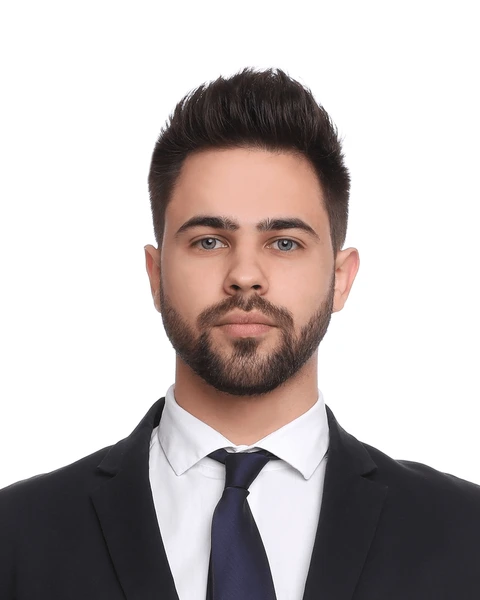
#> input picture photo.jpg, 480 x 600 px
$ jupyter execute Workshop_1.ipynb
#> lines starting #> are read from the running program, lines starting #| are printed output that depends on the picture; after the words box and inside, x2 and y2 are one past the last pixel; in counts of white or black regions, pixels touching at a corner belong together
[cell 1]
import cv2
import numpy as np
import matplotlib.pyplot as plt

[cell 2]
faceImage = cv2.imread('photo.jpg')
#> faceImage is the input picture: shape (600, 480, 3); mean B, G, R 181.3, 182.1, 189.8
plt.imshow(faceImage[:,:,::-1])
plt.title("Face Image")

[cell 3]
faceImage.shape
#> Out = (600, 480, 3)

[cell 4]
glassPNG = cv2.imread('sunglass_1.png',-1)
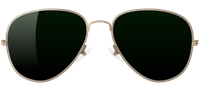
#> input picture sunglass_1.png, 200 x 91 px
#> glassPNG is the input picture: shape (91, 200, 4); mean B, G, R, A 130.5, 136, 132.7, 137.6
plt.imshow(glassPNG[:,:,::-1])
plt.title("glassPNG")
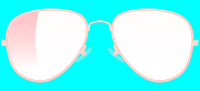
#> shown: shape (91, 200, 4); mean R, G, B, A 137.6, 132.7, 136, 130.5; transparent parts drawn white

[cell 5]
glassPNG = cv2.resize(glassPNG,(190,50))
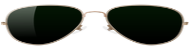
#> glassPNG: shape (50, 190, 4); mean B, G, R, A 130.5, 135.9, 132.7, 137.5
print("image Dimension ={}".format(glassPNG.shape))
#| image Dimension =(50, 190, 4)

[cell 6]
glassBGR = glassPNG[:,:,0:3]
glassMask1 = glassPNG[:,:,3]

[cell 7]
plt.figure(figsize=[15,15])
plt.subplot(121);plt.imshow(glassBGR[:,:,::-1]);plt.title('Sunglass Color channels');
plt.subplot(122);plt.imshow(glassMask1,cmap='gray');plt.title('Sunglass Alpha channel');
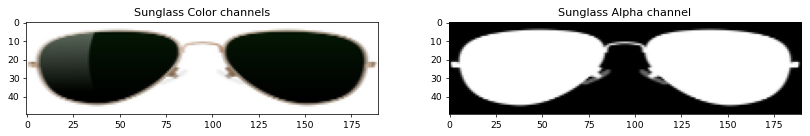
#> figure drawn by matplotlib, 2 panels

[cell 8]
# Make a copy
#faceWithGlassesNaive = resized_faceImage.copy()
faceWithGlassesNaive = faceImage.copy()

# Replace the eye region with the sunglass image
faceWithGlassesNaive[225:275,155:345]=glassBGR
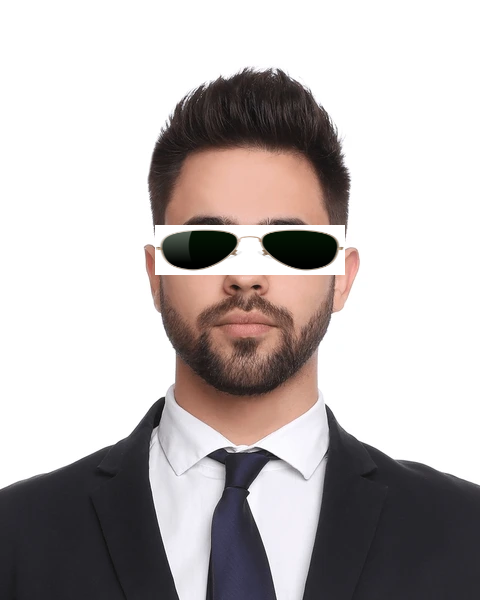
#> faceWithGlassesNaive: shape (600, 480, 3); 3.3% of pixels changed, all inside (x1, y1, x2, y2) = (155, 225, 345, 275)

plt.imshow(faceWithGlassesNaive[...,::-1])

[cell 9]
# Make the dimensions of the mask same as the input image.
# Since Face Image is a 3-channel image, we create a 3 channel image for the mask
glassMask = cv2.merge((glassMask1,glassMask1,glassMask1))

# Make the values [0,1] since we are using arithmetic operations
glassMask = np.uint8(glassMask/255)
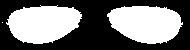
#> glassMask: shape (50, 190, 3); values 0 (black) and 1 (white), 45.9% white; 3 white regions (1 under 20 px), largest, box (x1, y1, x2, y2) and area: (6, 5, 82, 44) 2185, (107, 6, 183, 44) 2178

# Make a copy
faceWithGlassesArithmetic = faceImage.copy()

# Get the eye region from the face image
eyeROI= faceWithGlassesArithmetic[225:275,150:340]

# Use the mask to create the masked eye region
maskedEye = cv2.multiply(eyeROI,(1-  glassMask ))

# Use the mask to create the masked sunglass region
maskedGlass = cv2.multiply(glassBGR,glassMask)

# Combine the Sunglass in the Eye Region to get the augmented image
eyeRoiFinal = cv2.add(maskedEye, maskedGlass)
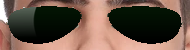
#> eyeRoiFinal: shape (50, 190, 3); mean B, G, R 70.5, 83.2, 103.7

# Display the intermediate results
plt.figure(figsize=[20,20])
plt.subplot(131);plt.imshow(maskedEye[...,::-1]);plt.title("Masked Eye Region")
plt.subplot(132);plt.imshow(maskedGlass[...,::-1]);plt.title("Masked Sunglass Region")
plt.subplot(133);plt.imshow(eyeRoiFinal[...,::-1]);plt.title("Augmented Eye and Sunglass")
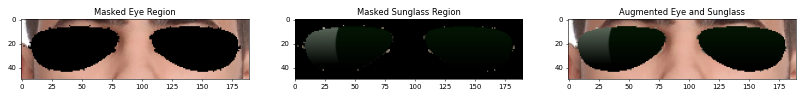
#> figure drawn by matplotlib, 3 panels

[cell 10]
# Replace the eye ROI with the output from the previous section
faceWithGlassesArithmetic[225:275,150:340]=eyeRoiFinal
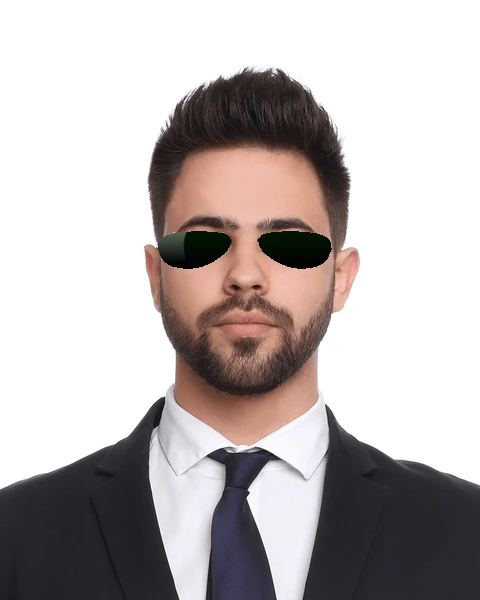
#> faceWithGlassesArithmetic: shape (600, 480, 3); 1.52% of pixels changed, all inside (x1, y1, x2, y2) = (152, 230, 333, 269)

# Display the final result
plt.figure(figsize=[20,20]);
plt.subplot(121);plt.imshow(faceImage[:,:,::-1]); plt.title("Original Image");
plt.subplot(122);plt.imshow(faceWithGlassesArithmetic[:,:,::-1]);plt.title("With Sunglasses");
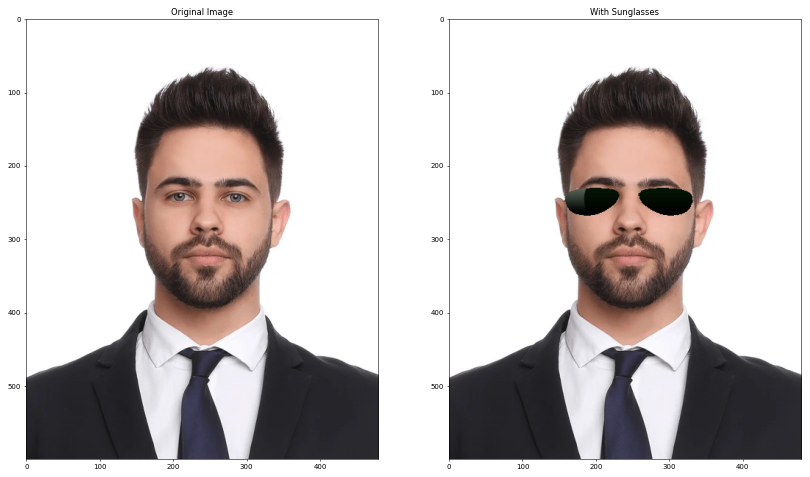
#> figure drawn by matplotlib, 2 panels
